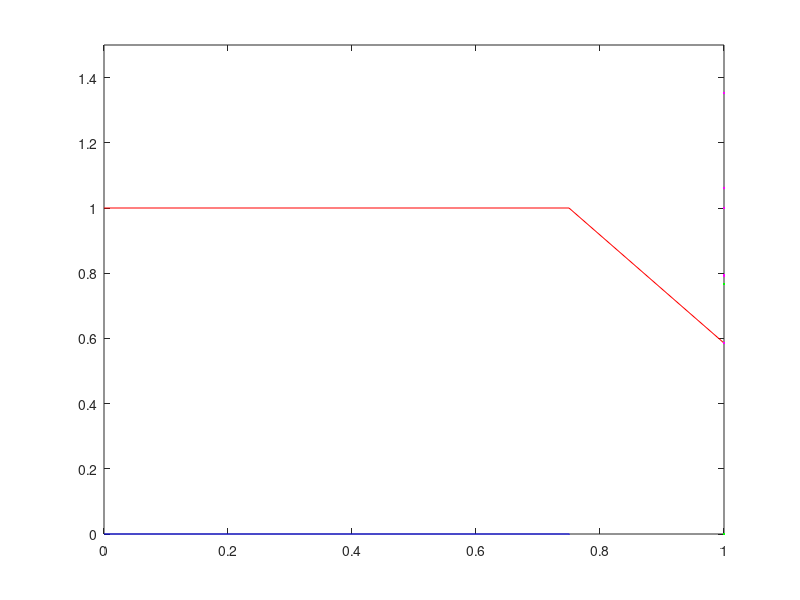

The MATLAB script that drew this image:
a=1;
b=2;

%initialize parameters
t0=0;
tf=1;
L=4;
%N=100;

%define space mesh
h = 1/L;
x = 0:h:1;
x = x';

%set inital funcitons  
InitialPressure = sin(pi * x);
%InitialPressure = x;
InitialVelocity = ones(1,length(x));
%InitialVelocity = cos(pi*x)';


% define time mesh
k = h;
t = t0:k:tf;
N=length(t)-1;

%wave speed details
rho1 = 1;                 %density
K1 = 1;                   %bulk modulus
rho2=1;
K2=1;
%impedence
Z1 = rho1 * K1;             
Z2=rho2*K2;
%Zmatrix=[Z1 Z0;1 1];

A = [0 K1; 1 / rho1 0];       %wave speed
R = [-Z1 Z1 ; 1 1];
evaluesA=eig(A);
c0w=evaluesA(1);
c0z=evaluesA(2);

%CFL number
mu = A*k/h;

%preallocate u, set initial value using intital condition
U =struct('PressureEdge1', zeros(N+1,L+1), 'VelocityEdge1',zeros(N+1,L+1),...
    'PressureEdge2', zeros(N+1,L+1), 'VelocityEdge2',zeros(N+1,L+1));
U(:).PressureEdge1(1,:) = InitialPressure(1:L+1);
U(:).VelocityEdge1(1,:) = InitialVelocity(1:L+1);
U(:).PressureEdge2(1,:) = InitialPressure(L+1:end);
U(:).VelocityEdge2(1,:) = InitialVelocity(L+1:end);



%struct to store w,z at junctions, index gives egde, column 1 of struct is
%the char at the left endpoint 'a' and column 2 gives the char at the 
% right endpoint 'b'
%w left moving 
%z right moving
C=struct('w1', zeros(N+1,2), 'z1',zeros(N+1,2),...
    'w2', zeros(N+1,2), 'z2',zeros(N+1,2));

%loop through time
for n=1:N
    %loop through space
    for j=2:L
%u(n + 1,j)= (u(n,j - 1) + u(n,j + 1))/2 -(mu/2)*(u(n,j + 1) - u(n,j - 1))

      prev=(cell2mat({U.PressureEdge1(n,j-1),U.VelocityEdge1(n,j-1)}))';
      next=(cell2mat({U.PressureEdge1(n,j+1),U.VelocityEdge1(n,j+1)}))';
      newU= (prev + next)/ 2 - (mu/ 2) * (next - prev);

      U.PressureEdge1(n + 1 , j)=newU(1);
      U.VelocityEdge1(n + 1 , j)=newU(2);
      
      prev=(cell2mat({U.PressureEdge2(n,j-1),U.VelocityEdge2(n,j-1)}))';
      next=(cell2mat({U.PressureEdge2(n,j+1),U.VelocityEdge2(n,j+1)}))';
      newU= (prev + next)/ 2 - (mu/ 2) * (next - prev);

      U.PressureEdge2(n + 1 , j)=newU(1);
      U.VelocityEdge2(n + 1 , j)=newU(2);
      

    end

    %Jucntions
    j=1;

    %calc chars using pres/vel for egde 1
    prev=(cell2mat({U.PressureEdge1(n,j),U.VelocityEdge1(n,j)}))';
    prev= R*prev;
    next=(cell2mat({U.PressureEdge1(n,j+1),U.VelocityEdge1(n,j+1)}))';
    next= R*next;
    %w(x^n)=c0(dt/dx)*(z_(L)-z_(L-1))+z_L...linear interpolation for known char
    %where c0=-1, an eigen value of A and the slope of the characteristic
    curr = c0w*(k/h)*(prev - next) + prev;
    %set w char value at junction 
    C.w1(n+1,a)=curr(1);
    
    %calc chars using pres/vel for edge 2
    prev=(cell2mat({U.PressureEdge2(n,j),U.VelocityEdge2(n,j)}))';
    prev= R*prev;
    next=(cell2mat({U.PressureEdge2(n,j+1),U.VelocityEdge2(n,j+1)}))';
    next= R*next;
    %w(x^n)=c0(dt/dx)*(z_(L)-z_(L-1))+z_L...linear interpolation for known char
    %where c0=-1, an eigen value of A and the slope of the characteristic
    curr = c0w*(k/h)*(prev - next) + prev;
    %set w char value at junction 
    C.w2(n+1,b)=curr(1);
    
    
    
    
    
    
    %right junction 
    j = L+1;
    %calc chars using pres/vel for edge 1
    prev=(cell2mat({U.PressureEdge1(n,j-1),U.VelocityEdge1(n,j-1)}))';
    prev=R*prev;
    next=(cell2mat({U.PressureEdge1(n,j),U.VelocityEdge1(n,j)}))';
    next=R*next;
    %z(x^n)=mu*(z_(L)-z_(L-1))+z_L...linear interpolation for known char
    curr = c0z*(k/h)*(prev - next) + prev;
    %set w char value at junction 
    C.z1(n+1,b)=curr(2);
    
    %calc chars using pres/vel for edge 2
    prev=(cell2mat({U.PressureEdge2(n,j-1),U.VelocityEdge2(n,j-1)}))';
    prev=R*prev;
    next=(cell2mat({U.PressureEdge2(n,j),U.VelocityEdge2(n,j)}))';
    next=R*next;
    %z(x^n)=mu*(z_(L)-z_(L-1))+z_L...linear interpolation for known char
    curr = c0z*(k/h)*(prev - next) + prev;
    %set w char value at junction 
    C.z2(n+1,a)=curr(2);
    
    
    
    
    %calc unk chars at juction using known chars.  Solve system Ax=b using
    %interpolated chars 
    knownchars = (cell2mat({C.w1(n+1,a),C.z2(n+1,a)}))';
    knownchars = [Z1  Z2; -1 1]*knownchars;
    unkchars = [Z2 Z1; -1 1] \ knownchars ;
    C.w2(n+1,a) = unkchars(1);
    C.z1(n+1,a) = unkchars(2);
  
    %calc press/vel using chars at j=1
    newC = (cell2mat({C.w1(n+1,a),C.z1(n+1,a)}))';
    newU = R \ newC;
    U.PressureEdge1(n+1,1) = newU(1);
    U.VelocityEdge1(n+1,1) = newU(2);
    
    newC = (cell2mat({C.w2(n+1,a),C.z2(n+1,a)}))';
    newU = R \ newC;
    U.PressureEdge2(n+1,L+1) = newU(1);
    U.VelocityEdge2(n+1,L+1) = newU(2);
    
    
    %calc press/vel using chars at j=L+1

    
    %calc unk chars at juction using known chars.  Solve system Ax=b using
    %interpolated chars 
    knownchars = (cell2mat({C.w2(n+1,b),C.z1(n+1,b)}))';
    knownchars = [Z2 Z1;1 -1]*knownchars;
    unkchars = [Z1 Z2; 1 -1] \ knownchars ;
    C.w1(n+1,b) = unkchars(1);
    C.z2(n+1,b) = unkchars(2);
    
    
    %set chars on edge 2 at L+1 to calc'd press/vel  
    newC = (cell2mat({C.w1(n+1,b),C.z1(n+1,b)}))';
    newU = R \ newC;
    U.PressureEdge1(n+1,L+1) = newU(1);
    U.VelocityEdge1(n+1,L+1) = newU(2);
   
    
    newC = (cell2mat({C.w2(n+1,b),C.z2(n+1,b)}))';
    newU = R \ newC;
    U.PressureEdge2(n+1,1) = newU(1);
    U.VelocityEdge2(n+1,1) = newU(2);

end

clf
%figure(glf)
% hold on
for i=1:N+1
    
    plot(x(1:L+1),U.PressureEdge1(i,:),'b',x(L+1:end),U.PressureEdge2(i,:),'g'...
        ,x(1:L+1),U.VelocityEdge1(i,:),'r',x(L+1:end),U.VelocityEdge2(i,:),'m')
	axis([0 1 0 1.5])
    pause(.05)
    drawnow

end
hold off